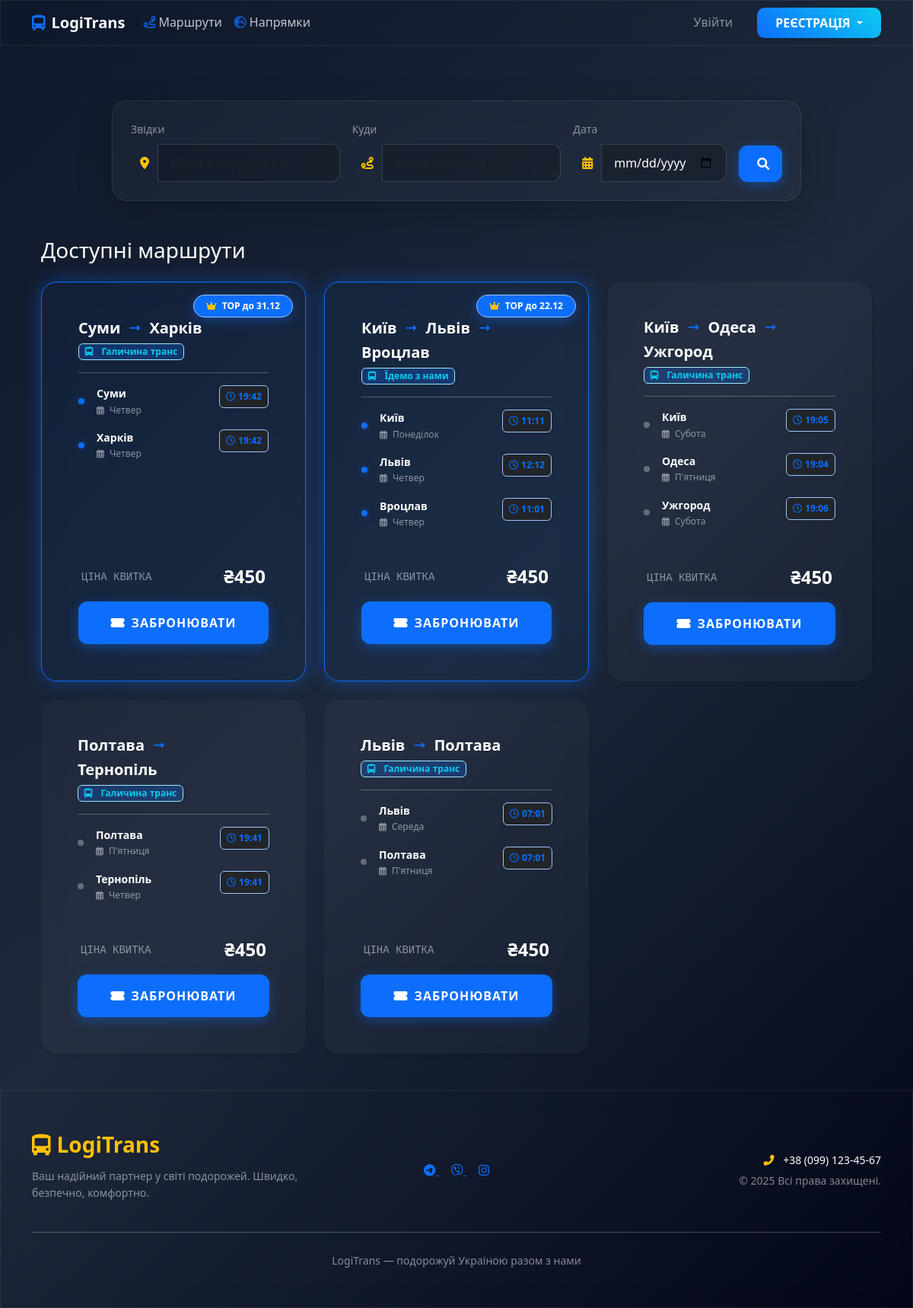
The page /booking/ on the database its author committed.
### trips/models.py (models this page shows, shortened)
class Route(models.Model):
    carrier = models.ForeignKey(
        settings.AUTH_USER_MODEL,
        on_delete=models.CASCADE,
        related_name='routes',
        verbose_name="Перевізник"
    )
    title = models.CharField(max_length=255, verbose_name="Назва маршруту")
    is_active = models.BooleanField(default=True, verbose_name="Активний")
    top_until = models.DateTimeField(
        null=True,
        blank=True,
        verbose_name="ТОП діє до"
    )
    class Meta:
        verbose_name = "Маршрут"
        verbose_name_plural = "Маршрути"
        ordering = ['-top_until', '-id']
    @property
    def is_boosted(self):
        if self.top_until:
            return self.top_until > timezone.now()
        return False

class RouteStop(models.Model):
    DAYS_OF_WEEK = [
        (1, 'Понеділок'),
        (2, 'Вівторок'),
        (3, 'Середа'),
        (4, 'Четвер'),
        (5, "П'ятниця"),
        (6, 'Субота'),
        (7, 'Неділя'),
    ]
    route = models.ForeignKey(Route, on_delete=models.CASCADE, related_name='stops')
    city = models.ForeignKey(City, on_delete=models.CASCADE, verbose_name="Місто")
    order = models.PositiveIntegerField(verbose_name="Порядок")
    day_of_week = models.IntegerField(choices=DAYS_OF_WEEK, verbose_name="День тижня")
    departure_time = models.TimeField(verbose_name="Час відправлення")
    class Meta:
        verbose_name = "Зупинка з розкладом"
        verbose_name_plural = "Зупинки з розкладом"
        ordering = ['day_of_week', 'departure_time']

### city/models.py (models this page shows, shortened)
class City(models.Model):
    name = models.CharField(max_length=100, verbose_name="Місто")
    country = models.ForeignKey(Country, on_delete=models.CASCADE, related_name='cities', verbose_name="Країна")
    description = models.TextField(blank=True, verbose_name="Короткий опис міста")
    latitude = models.FloatField(null=True, blank=True, verbose_name="Широта")  # широта
    longitude = models.FloatField(null=True, blank=True, verbose_name="Довгота")  # довгота
    image = models.ImageField(upload_to='cities/', blank=True, null=True, verbose_name="Зображення міста")
    class Meta:
        verbose_name = "Місто"
        verbose_name_plural = "Міста"
        unique_together = ('name', 'country')

### accounts/models.py (models this page shows, shortened)
class CarrierProfile(models.Model):
    user = models.OneToOneField(User, on_delete=models.CASCADE, related_name='carrier_profile')
    company_name = models.CharField(max_length=255, verbose_name="Назва компанії")
    contact_person = models.CharField(max_length=255, verbose_name="Контактна особа")
    phone = models.CharField(max_length=20, verbose_name="Телефон")
    telegram_bot = models.CharField(max_length=255, blank=True, null=True, verbose_name="Telegram Bot")
    balance = models.DecimalField(
        max_digits=10,
        decimal_places=2,
        default=0.00,
        verbose_name="Баланс (грн)"
    )

### booking/views.py (the view, shortened to what this page needs)
# urls.py: path('', BookingRouteListView.as_view(), name='booking_route_list'),
class BookingRouteListView(ListView):
    model = Route
    template_name = 'booking/route_list.html'
    context_object_name = 'routes'
    def get_context_data(self, **kwargs):
        context = super().get_context_data(**kwargs)
        context['available_cities'] = City.objects.values_list('name', flat=True).order_by('name')
        return context
    def get_queryset(self):
        now = timezone.now()
        queryset = Route.objects.filter(is_active=True).select_related('carrier').prefetch_related('stops__city')
        start_city = self.request.GET.get('start_city')
        end_city = self.request.GET.get('end_city')
        date_str = self.request.GET.get('date')
        target_day = None
        if date_str:
            try:
                search_date = datetime.strptime(date_str, '%Y-%m-%d')
                target_day = search_date.weekday() + 1
            except ValueError:
                pass
        queryset = queryset.annotate(
            is_active_top=Case(
                When(Q(top_until__isnull=False) & Q(top_until__gt=now), then=Value(1)),
                default=Value(0),
                output_field=IntegerField(),
            )
        ).distinct().order_by(
            '-is_active_top', # Спочатку активні ТОПи (1), потім інші (0)
            '-top_until',     # Серед ТОПів — ті, що закінчаться пізніше
            '-id'             # Потім за ID (новіші)
        )
        return queryset

### templates/booking/route_list.html
{% extends 'base.html' %}
{% block content %}
<div class="container mt-4">
    <div class="row justify-content-center mb-5">
        <div class="col-lg-10">
            {% include 'includes/_search_form.html' %}
        </div>
    </div>
    <h3 class="text-white mb-4">Доступні маршрути</h3>
    <div class="row g-4">
        {% for route in routes %}
            <div class="col-md-6 col-lg-4">
                {% include 'booking/_route_card.html' %}
            </div>
        {% empty %}
            <div class="col-12 text-center py-5 glass-card">
                <p class="text-white-50">На жаль, за вашим запитом нічого не знайдено.</p>
                <a href="{% url 'booking_route_list' %}" class="btn btn-sm glass-btn-warning">Скинути фільтри</a>
            </div>
        {% endfor %}
    </div>
</div>
{% endblock %}

### templates/booking/_route_card.html (shortened to what this page needs)
<div class="glass-card h-100 shadow-sm animate-fade-in border-0 position-relative d-flex flex-column {% if route.is_boosted %}top-boosted-card{% endif %}">
    {% if route.is_boosted %}
    <div class="position-absolute top-0 end-0 m-3" style="z-index: 10;">
        <span class="badge rounded-pill bg-primary shadow-glow px-3 py-2 border border-primary-subtle">
            <i class="fas fa-crown text-warning me-1"></i> TOP до {{ route.top_until|date:"d.m" }}
        </span>
    </div>
    {% endif %}
    <div class="p-4 flex-grow-1">
        <div class="mb-3">
            <div class="d-flex align-items-center flex-wrap gap-2 pe-5">
                {% for stop in route.stops.all|dictsort:"order" %}
                    <span class="text-white fw-bold h5 mb-0">{{ stop.city.name }}</span>
                    {% if not forloop.last %}
                        <i class="fas fa-long-arrow-alt-right text-primary mx-1 small"></i>
                    {% endif %}
                {% endfor %}
            </div>
            <div class="mt-2 d-flex align-items-center">
                <div class="badge bg-primary bg-opacity-25 text-info border border-info-subtle small fw-normal">
                    <i class="fas fa-bus-alt me-1"></i>
                    <span class="ms-1 fw-bold">
                        {% if route.carrier.carrier_profile.company_name %}
                            {{ route.carrier.carrier_profile.company_name }}
                        {% elif route.carrier.company_name %}
                            {{ route.carrier.company_name }}
                        {% else %}
                            {{ route.carrier.get_full_name|default:route.carrier.username }}
                        {% endif %}
                    </span>
                </div>
            </div>
        </div>
        <hr class="border-light opacity-10 my-3">
        <div class="route-details mb-4">
            {% for stop in route.stops.all|dictsort:"order" %}
                <div class="stop-item d-flex justify-content-between align-items-start mb-3">
                    <div class="d-flex align-items-center">
                        <div class="stop-dot {% if route.is_boosted %}bg-primary{% endif %}"></div>
                        <div class="ms-3">
                            <div class="text-white small fw-bold">{{ stop.city.name }}</div>
                            <div class="text-white-50" style="font-size: 0.75rem;">
                                <i class="far fa-calendar-alt me-1" style="font-size: 0.7rem;"></i>
                                {{ stop.get_day_of_week_display }}
                            </div>
                        </div>
                    </div>
                    <div class="text-end">
                        <div class="badge bg-dark text-primary border border-primary-subtle py-2 px-2 shadow-sm">
                            <i class="far fa-clock me-1"></i>{{ stop.departure_time|time:"H:i" }}
                        </div>
                    </div>
                </div>
            {% endfor %}
        </div>
    </div>
    <div class="p-4 pt-0">
        <div class="d-flex justify-content-between align-items-center mb-3 px-1">
            <span class="text-white-50 small font-monospace">ЦІНА КВИТКА</span>
            <div class="text-end">
                <span class="h4 text-white fw-bold mb-0">₴{{ route.price|default:"450" }}</span>
            </div>
        </div>
        {% if not user.is_carrier %}
            <a href="{% url 'make_booking' route.id %}?"
               class="btn glass-btn-registration w-100 py-3 fw-bold text-uppercase">
                <i class="fas fa-ticket-alt me-2"></i>Забронювати
            </a>
        {% else %}
            <button class="btn btn-outline-secondary w-100 py-3 disabled opacity-50" style="border-radius: 12px;">
                Вхід для пасажирів
            </button>
        {% endif %}
    </div>
</div>

### static/css/glass-style.css (style rules this page uses)
:root { --glass-bg: rgba(255, 255, 255, 0.03); --glass-bg-hover: rgba(255, 255, 255, 0.08); --glass-border: rgba(255, 255, 255, 0.08); --glass-input-border: rgba(255, 255, 255, 0.15); --accent-color: #0d6efd; --accent-glow: rgba(13, 110, 253, 0.4); --accent-hover: #0b5ed7; --blur-val: blur(15px); --transition: all 0.3s cubic-bezier(0.4, 0, 0.2, 1); --card-shadow: 0 8px 32px 0 rgba(0, 0, 0, 0.5); }
body { background: linear-gradient(135deg, #0f172a, #1e293b, #020617) fixed no-repeat; background-size: cover; min-height: 100vh; display: flex; flex-direction: column; color: #f8fafc; font-family: 'Segoe UI', system-ui, -apple-system, sans-serif; line-height: 1.6; }
.glass-nav, .glass-dropdown, .glass-card, .glass-footer, .glass-input { backdrop-filter: var(--blur-val); -webkit-backdrop-filter: var(--blur-val); border: 1px solid var(--glass-border); }
.glass-card { background: var(--glass-bg); border-radius: 20px; box-shadow: var(--card-shadow); padding: 1.5rem; transition: var(--transition); overflow: hidden; position: relative; }
.top-boosted-card { border: 1px solid var(--accent-color) !important; box-shadow: 0 0 25px var(--accent-glow) !important; background: rgba(13, 110, 253, 0.05) !important; }
.shadow-glow { box-shadow: 0 4px 15px var(--accent-glow); backdrop-filter: blur(5px); border: 1px solid rgba(255, 255, 255, 0.1); }
.stop-dot { width: 8px; height: 8px; background: rgba(255, 255, 255, 0.3); border-radius: 50%; }
.top-boosted-card .stop-dot { background: var(--accent-color); box-shadow: 0 0 8px var(--accent-glow); }
.glass-btn-registration { background: var(--accent-color) !important; color: #ffffff !important; font-weight: 700; text-transform: uppercase; letter-spacing: 1px; border-radius: 12px; padding: 12px 24px; box-shadow: 0 4px 15px var(--accent-glow); transition: var(--transition); border: none; }

### rows shown on the page
Route: top_until "31.12", carrier.carrier_profile.company_name "Галичина транс", price "450"
RouteStop: city.name "Суми", day_of_week "Четвер", departure_time "19:42"
RouteStop: city.name "Харків", day_of_week "Четвер", departure_time "19:42"
Route: top_until "22.12", carrier.carrier_profile.company_name "Їдемо з нами", price "450"
RouteStop: city.name "Київ", day_of_week "Понеділок", departure_time "11:11"
RouteStop: city.name "Львів", day_of_week "Четвер", departure_time "12:12"
RouteStop: city.name "Вроцлав", day_of_week "Четвер", departure_time "11:01"
Route: carrier.carrier_profile.company_name "Галичина транс", price "450"
RouteStop: city.name "Київ", day_of_week "Субота", departure_time "19:05"
RouteStop: city.name "Одеса", day_of_week "П'ятниця", departure_time "19:04"
RouteStop: city.name "Ужгород", day_of_week "Субота", departure_time "19:06"
Route: carrier.carrier_profile.company_name "Галичина транс", price "450"
RouteStop: city.name "Полтава", day_of_week "П'ятниця", departure_time "19:41"
RouteStop: city.name "Тернопіль", day_of_week "Четвер", departure_time "19:41"
Route: carrier.carrier_profile.company_name "Галичина транс", price "450"
RouteStop: city.name "Львів", day_of_week "Середа", departure_time "07:01"
RouteStop: city.name "Полтава", day_of_week "П'ятниця", departure_time "07:01"
